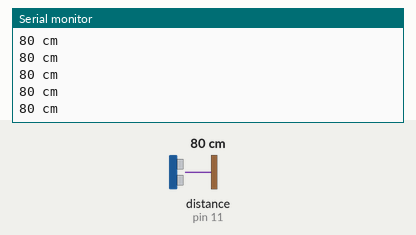
Simulated run of this sketch. Board: Arduino Uno, built with avr-gcc and run on an emulated ATmega328P. Shown: the last lines printed to the serial monitor. Wiring (inferred from the names in the program): ultrasonic range finder: trigger pin 12; echo pin 11. Inputs (shaded band) come from the test bench; at power-on: distance to the obstacle (sensor on pin 11) 80 cm. The echo pulse lasts 58.3 µs per cm.

Above: at 1.2 s.
1.3 s: distance to the obstacle (sensor on pin 11) set to 2 cm
At 1.48 s:
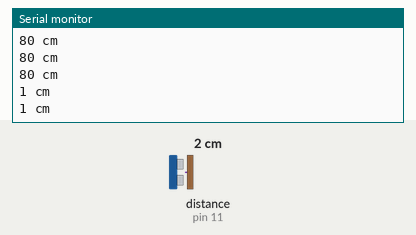
2.8 s: distance to the obstacle (sensor on pin 11) set to 120 cm
At 2.89 s:
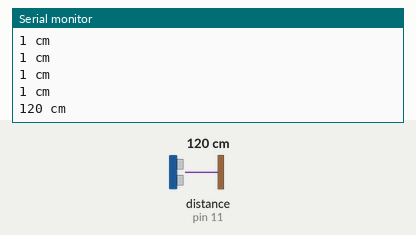
Timing chart, 0 to 5.8 s (numbered marks = the images above; inputs shaded):
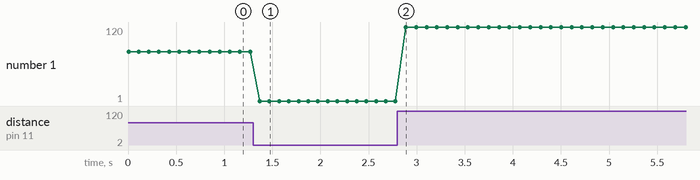

Measured:
- after the input at 1.3 s, the serial monitor: prints a new line after 0.07 s (image 1)
- after the input at 2.8 s, the serial monitor: prints a new line after 0.09 s (image 2)
- plotted number 1: 80 → 1 after the input at 1.3 s, 1 → 120 after the input at 2.8 s

The sketch:

k.ino
```cpp
int echoPin = 11;
int trigPin =12;

void setup() {
  Serial.begin (9600);
  pinMode(trigPin, OUTPUT);
  pinMode(echoPin, INPUT);
}

void loop() {
  int duration, cm;
  digitalWrite(trigPin, LOW);
  delayMicroseconds(2);
  digitalWrite(trigPin, HIGH);
  delayMicroseconds(10);
  digitalWrite(trigPin, LOW);
  duration = pulseIn(echoPin, HIGH);
  cm = duration / 58;
  Serial.print(cm);
  Serial.println(" cm");
  delay(100);
}
```
